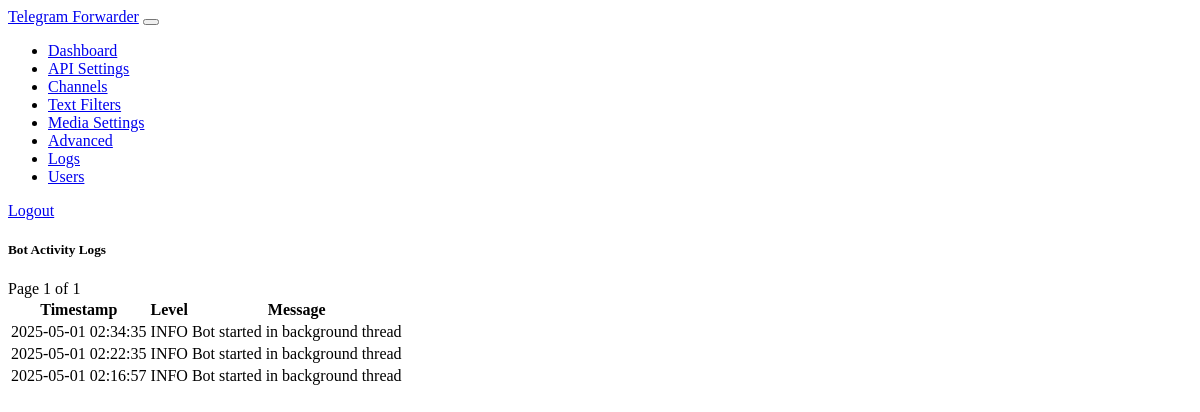
/admin/logs (signed in), run on the app's committed database.
### main.py (models this page shows, shortened)
class BotLog(db.Model):
    id = db.Column(db.Integer, primary_key=True)
    timestamp = db.Column(db.DateTime, default=datetime.utcnow)
    level = db.Column(db.String(10))
    message = db.Column(db.Text)

### main.py (the view)
@app.route('/admin/logs')
def admin_logs():
    if 'user_id' not in session:
        return redirect(url_for('login'))
    page = request.args.get('page', 1, type=int)
    logs_per_page = 50
    logs = BotLog.query.order_by(BotLog.timestamp.desc()).paginate(page=page, per_page=logs_per_page)
    return render_template(
        'admin_logs.html',
        logs=logs
    )

### templates/admin_logs.html (shortened to what this page needs)
{% extends 'base.html' %}
{% block content %}
<div class="row">
    <div class="col-lg-12">
        <div class="card">
            <div class="card-header d-flex justify-content-between align-items-center">
                <h5 class="mb-0">Bot Activity Logs</h5>
                <div>
                    <span class="badge bg-secondary">Page {{ logs.page }} of {{ logs.pages }}</span>
                </div>
            </div>
            <div class="card-body p-0">
                <div class="log-container p-3">
                    {% if logs.items %}
                        <div class="table-responsive">
                            <table class="table table-hover">
                                <thead>
                                    <tr>
                                        <th>Timestamp</th>
                                        <th>Level</th>
                                        <th>Message</th>
                                    </tr>
                                </thead>
                                <tbody>
                                    {% for log in logs.items %}
                                    <tr class="log-{{ log.level }}">
                                        <td>{{ log.timestamp.strftime('%Y-%m-%d %H:%M:%S') }}</td>
                                        <td><span class="badge {% if log.level == 'ERROR' %}bg-danger{% elif log.level == 'WARNING' %}bg-warning{% elif log.level == 'INFO' %}bg-info{% else %}bg-secondary{% endif %}">{{ log.level }}</span></td>
                                        <td>{{ log.message }}</td>
                                    </tr>
                                    {% endfor %}
                                </tbody>
                            </table>
                        </div>
                    {% else %}
                        <div class="text-center text-muted py-5">
                            <p>No logs available yet.</p>
                        </div>
                    {% endif %}
                </div>
            </div>
        </div>
    </div>
</div>
{% endblock %}

### templates/base.html (shortened to what this page needs)
<!DOCTYPE html>
<html lang="en" data-bs-theme="dark">
<head>
    <link rel="stylesheet" href="https://cdn.replit.com/agent/bootstrap-agent-dark-theme.min.css">
</head>
<body>
    <nav class="navbar navbar-expand-lg navbar-dark bg-dark">
        <div class="container-fluid">
            <a class="navbar-brand" href="{{ url_for('index') }}">Telegram Forwarder</a>
            <button class="navbar-toggler" type="button" data-bs-toggle="collapse" data-bs-target="#navbarNav" aria-controls="navbarNav" aria-expanded="false" aria-label="Toggle navigation">
            </button>
            {% if session.get('user_id') %}
            <div class="collapse navbar-collapse" id="navbarNav">
                <ul class="navbar-nav me-auto">
                    <li class="nav-item">
                        <a class="nav-link {% if request.path == url_for('index') %}active{% endif %}" href="{{ url_for('index') }}">Dashboard</a>
                    </li>
                    <li class="nav-item">
                        <a class="nav-link {% if request.path == url_for('api_settings') %}active{% endif %}" href="{{ url_for('api_settings') }}">API Settings</a>
                    </li>
                    <li class="nav-item">
                        <a class="nav-link {% if request.path == url_for('channel_settings') %}active{% endif %}" href="{{ url_for('channel_settings') }}">Channels</a>
                    </li>
                    <li class="nav-item">
                        <a class="nav-link {% if request.path == url_for('filter_settings') %}active{% endif %}" href="{{ url_for('filter_settings') }}">Text Filters</a>
                    </li>
                    <li class="nav-item">
                        <a class="nav-link {% if request.path == url_for('media_settings') %}active{% endif %}" href="{{ url_for('media_settings') }}">Media Settings</a>
                    </li>
                    <li class="nav-item">
                        <a class="nav-link {% if request.path == url_for('advanced_settings') %}active{% endif %}" href="{{ url_for('advanced_settings') }}">Advanced</a>
                    </li>
                    <li class="nav-item">
                        <a class="nav-link {% if request.path == url_for('admin_logs') %}active{% endif %}" href="{{ url_for('admin_logs') }}">Logs</a>
                    </li>
                    {% if session.get('is_admin') %}
                    <li class="nav-item">
                        <a class="nav-link {% if request.path == url_for('admin_users') %}active{% endif %}" href="{{ url_for('admin_users') }}">Users</a>
                    </li>
                    {% endif %}
                </ul>
                <div class="d-flex">
                    <a href="{{ url_for('logout') }}" class="btn btn-outline-danger">Logout</a>
                </div>
            </div>
            {% endif %}
        </div>
    </nav>
    <div class="container-fluid mt-3">
        <div class="row">
            {% block content %}{% endblock %}
        </div>
    </div>
</body>
</html>

### templates/base.html (style rules this page uses)
.log-container { max-height: 500px; overflow-y: auto; }
.log-INFO { color: var(--bs-info); }

### data on the page
BotLog: timestamp "2025-05-01 02:34:35", level "INFO", message "Bot started in background thread"
BotLog: timestamp "2025-05-01 02:22:35", level "INFO", message "Bot started in background thread"
BotLog: timestamp "2025-05-01 02:16:57", level "INFO", message "Bot started in background thread"

### other printed values
{{ logs.page }} "1"
{{ logs.pages }} "1"
